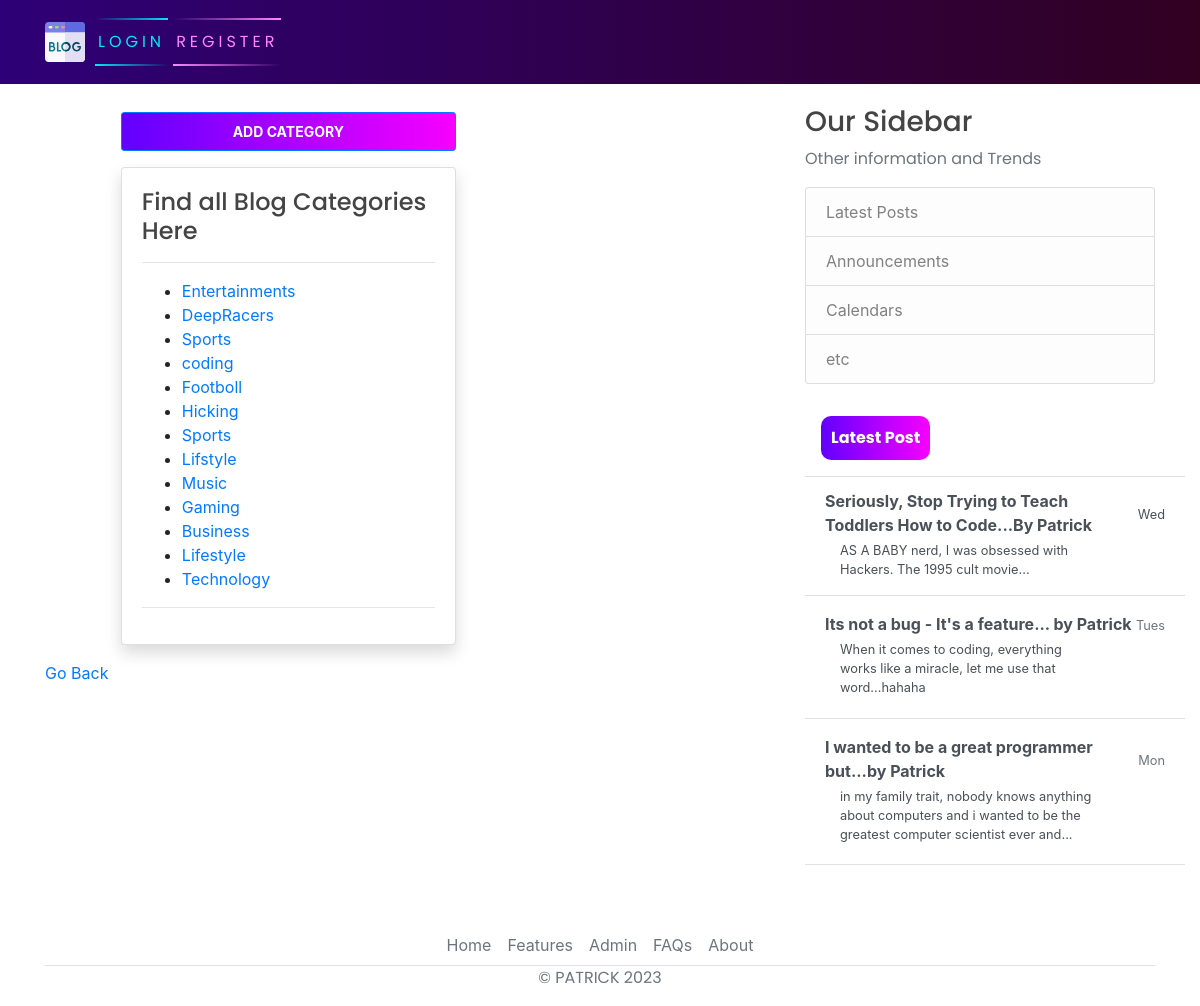
The page /category_list/ on the database its author committed.
### blog/models.py (models this page shows, shortened)
class Category(models.Model):
    name = models.CharField(max_length=100)
    created_at = models.DateTimeField(auto_now_add=True)
    """
    class Post(models.Model):
    title = models.CharField(max_length=200)
    content=RichTextField(null=True,blank=True)
    image_handler=models.ImageField(null=True,blank=True ,upload_to="images/")
    date_posted = models.DateTimeField(auto_now_add=True)
    author = models.ForeignKey(User, on_delete=models.CASCADE)
    likes = models.ManyToManyField(User, related_name='blog_posts', blank=True)
    category = models.ManyToManyField(Category,default='coding', related_name='posts',blank=True)
    """

### blog/views.py (the view)
# urls.py: path('category_list/', views.category_list, name='category-list'),
def category_list(request):
    categories = Category.objects.all()
    return render(request, 'blog/category_list.html', {'categories': categories})

### blog/templates/blog/category_list.html (shortened to what this page needs)
{% extends 'blog/base.html' %}
{% load crispy_forms_tags %}
  {% load static %}
{% block content %}
<div class="cover">
  <div class="container">
      <div class="row mt-5 pt-5">
          <div class="col-md-6 offset-md-1">
            <div class="text-center my-3">
              <button  class="btn btn-primary btn-sm p-2 " type="submit" ><a class="text-white text-decoration-none" href="{% url 'add_category' %}"><strong>ADD CATEGORY</strong></a></button>
            </div>
              <div class="card my-3 shadow">
                  <div class="card-body">
                      <h4>  Find all Blog Categories  Here </h4>
                      <hr>
                      <ul>
                        {% for category in categories %}
                            <li><a href="{% url 'view_category_posts' category.id %}">{{ category.name }}</a></li>
                        {% empty %}
                            <li>No categories available</li>
                        {% endfor %}
                    </ul>
                      <hr>
                  </div>
              </div>
          </div>
      </div>
  </div>
</div>
<a class="d-flex justify-content-start text-decoration-none"href="{% url 'blog-home' %}" >Go Back  </a>
{% endblock content %}

### blog/static/blog/main.css (style rules this page uses)
body { background-color: rgb(56, 56, 56); margin-top: 5rem; background-size: contain; background-repeat: no-repeat; }
h1, h2, h3, h4, h5, h6, p { color: #444444; font-family: 'Poppins', sans-serif; }
ul { margin: 0; }
button { font-family: 'Poppins', sans-serif; border: none; outline: 0; display: inline-block; padding: 8px; color: white; background-color: #000; text-align: center; cursor: pointer; width: 100%; font-size: 18px; transition: 1s; background: linear-gradient(270deg, rgb(247, 0, 255) 0%, rgb(98, 0, 255) 100%); }

### rows shown on the page
Category: name "Entertainments"
Category: name "DeepRacers"
Category: name "Sports"
Category: name "coding"
Category: name "Footboll"
Category: name "Hicking"
Category: name "Sports"
Category: name "Lifstyle"
Category: name "Music"
Category: name "Gaming"
Category: name "Business"
Category: name "Lifestyle"
Category: name "Technology"
